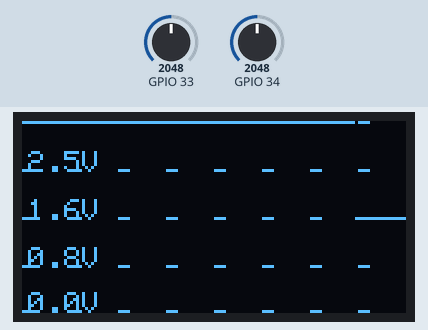
This sketch was run on a simulated ESP32. On the bench: 128×64 one-colour display. The test bench sets the inputs (shaded band); at power-on: GPIO 34 = 2048, GPIO 33 = 2048.

Above: at 1.2 s.
1.3 s: GPIO 34 set to 3603
At 1.57 s:
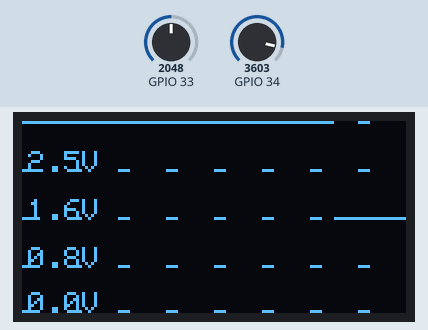
3.3 s: GPIO 33 set to 2866
At 4.79 s:
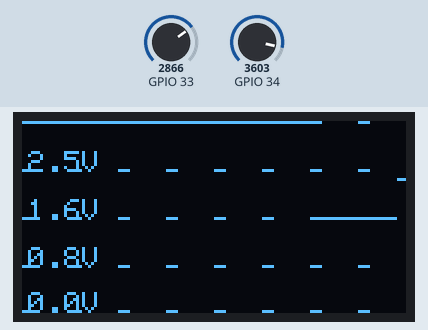
5.6 s: GPIO 34 set to 2866
At 6.92 s:
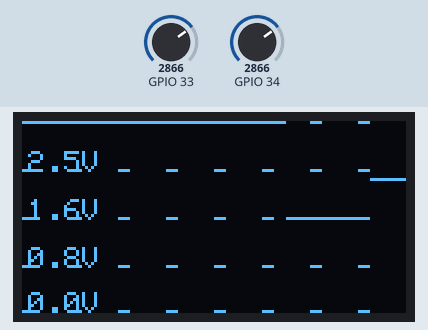
8.3 s: GPIO 34 set to 2047
At 9.89 s:
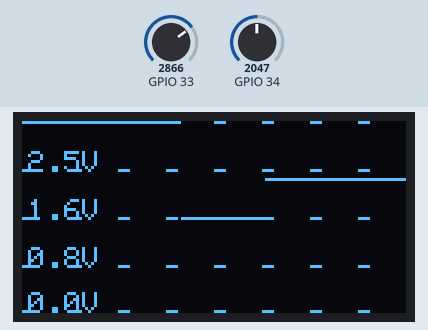
11.2 s: GPIO 33 set to 3603
At 11.43 s:
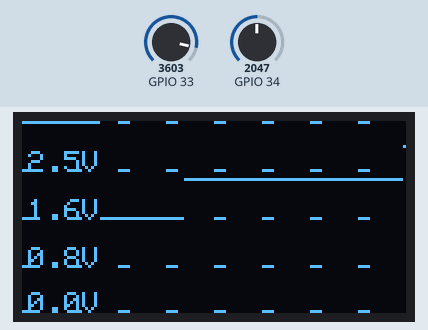
12.7 s: GPIO 33 set to 4095
At 12.81 s:
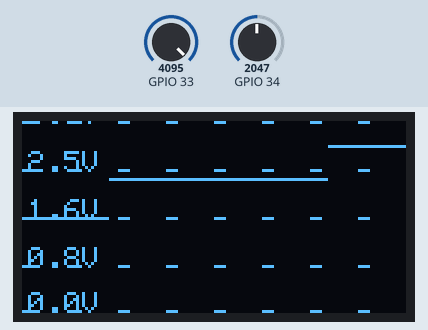
Timing chart, 0 to 15.4 s (numbered marks = the images above; inputs shaded):
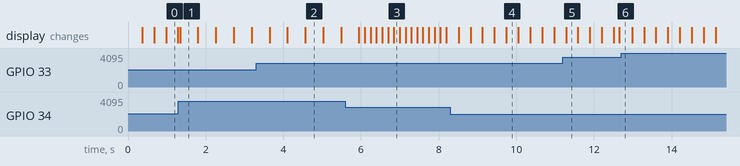

Measured:
- after the input at 3.3 s, the display: first changes after 0.34 s (image 2 shows a later state)

The sketch:

oscilloscope_ssd1306.ino
```cpp
#include <Wire.h>
#include <Adafruit_GFX.h>
#include <Adafruit_SSD1306.h>

#define SCREEN_WIDTH 128
#define SCREEN_HEIGHT 64
#define OLED_RESET -1
#define SCREEN_ADDRESS 0x3C

Adafruit_SSD1306 display(SCREEN_WIDTH, SCREEN_HEIGHT, &Wire, OLED_RESET);

#define NUM_POINTS 128
int values[NUM_POINTS];

void setup() {
    Serial.begin(115200);
    Wire.setClock(400000);  // Speed up I2C to 400kHz

    if (!display.begin(SSD1306_SWITCHCAPVCC, SCREEN_ADDRESS)) {
        Serial.println("SSD1306 allocation failed");
        for (;;);
    }
    display.clearDisplay();
}

void drawVoltageMarkers() {
    int markerCount = 4;
    for (int i = 0; i <= markerCount; i++) {
        float voltage = i * (3.3 / markerCount);
        int y = map(i, 0, markerCount, SCREEN_HEIGHT - 1, 0);
        for (int i = 0; i <= 8; i++) {
            display.drawLine(16 * i, y, 16 * i + 3, y, WHITE);
        }
        display.setCursor(2, y - 6);
        display.setTextSize(1);
        display.setTextColor(WHITE);
        display.print(voltage, 1);
        display.print("V");
    }
}

void loop() {
    int analogValue = analogRead(33);
    int analogValue2 = analogRead(34);
    float logValue = pow(2, (analogValue2 / 4095.0) * log2(1000)) - 1;

    int scaledValue = map(analogValue, 0, 4095, SCREEN_HEIGHT - 1, 0);

    memmove(values, values + 1, (NUM_POINTS - 1) * sizeof(int));
    values[NUM_POINTS - 1] = scaledValue;

    display.clearDisplay();
    drawVoltageMarkers();

    for (int i = 1; i < NUM_POINTS; i++) {
        display.drawPixel(i - 1, values[i - 1], WHITE);
        display.drawPixel(i, values[i], WHITE);
    }

    display.display();  // Update only changed parts
    delay(logValue);

}
```
